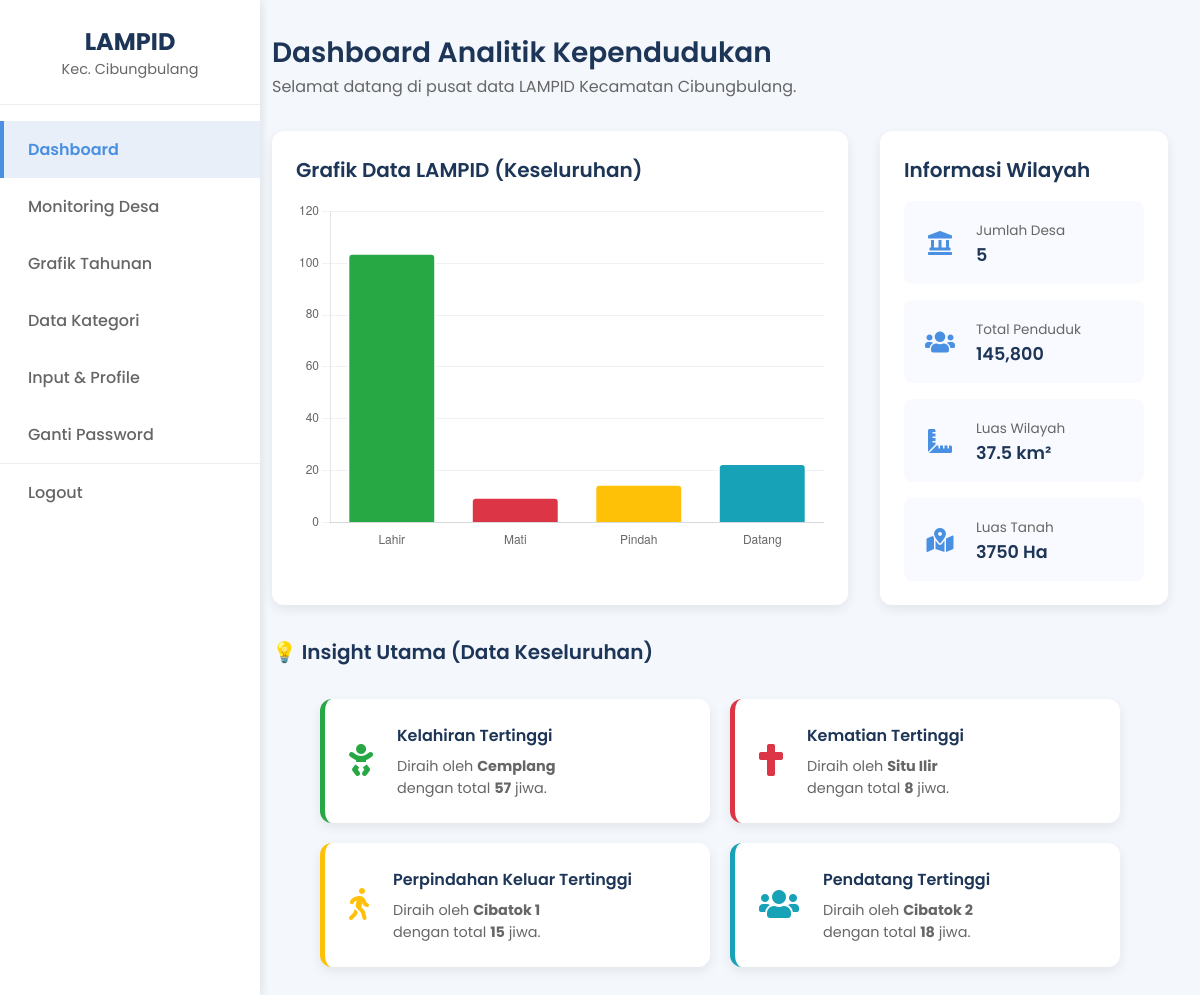
The app's page /admin/admin_kecamatan/dashboard.php (signed in) with its own data.
### tables this page shows
CREATE TABLE `info_kecamatan` (
  `id` int NOT NULL,
  `deskripsi_lampid` text,
  `tentang_kecamatan` text,
  `jumlah_penduduk` int DEFAULT '0',
  `luas_wilayah` varchar(50) DEFAULT NULL,
  `luas_tanah` varchar(50) DEFAULT NULL
);

### admin/admin_kecamatan/dashboard.php (the view, shortened to what this page needs)
<?php
include '../partials/header.php';
include '../partials/sidebar.php';
$info_q = $conn->query("SELECT * FROM info_kecamatan WHERE id = 1")->fetch_assoc();
$jumlah_desa = $conn->query("SELECT COUNT(id) as total FROM desa")->fetch_assoc()['total'];
$insights_q = $conn->query("
    WITH RankedData AS (
        SELECT
            d.nama_desa,
            dl.kategori,
            SUM(dl.jumlah) AS total_jumlah,
            ROW_NUMBER() OVER(PARTITION BY dl.kategori ORDER BY SUM(dl.jumlah) DESC) as rn
        FROM
            data_lampid dl
        JOIN
            desa d ON dl.desa_id = d.id
        GROUP BY
            dl.kategori, d.nama_desa
    )
    SELECT nama_desa, kategori, total_jumlah FROM RankedData WHERE rn = 1
");
$insights = [];
while ($row = $insights_q->fetch_assoc()) {
    $insights[$row['kategori']] = $row;
}
$chart_data_result = $conn->query("
    SELECT kategori, SUM(jumlah) as total FROM data_lampid GROUP BY kategori
");
$labels = ['Lahir', 'Mati', 'Pindah', 'Datang'];
$data_values = [0, 0, 0, 0];
while($row = $chart_data_result->fetch_assoc()) {
    $index = array_search($row['kategori'], $labels);
    if ($index !== false) {
        $data_values[$index] = $row['total'];
    }
}
$insight_cards_data = [
    'Lahir' => ['title' => 'Kelahiran Tertinggi', 'icon' => 'fas fa-baby', 'color' => '#28a745'],
    'Mati' => ['title' => 'Kematian Tertinggi', 'icon' => 'fas fa-cross', 'color' => '#dc3545'],
    'Pindah' => ['title' => 'Perpindahan Keluar Tertinggi', 'icon' => 'fas fa-walking', 'color' => '#ffc107'],
    'Datang' => ['title' => 'Pendatang Tertinggi', 'icon' => 'fas fa-users', 'color' => '#17a2b8']
];
?>
<main class="dashboard-content">
    <div class="welcome-header">
        <h1>Dashboard Analitik Kependudukan</h1>
        <p>Selamat datang di pusat data LAMPID Kecamatan Cibungbulang.</p>
    </div>
    <div class="main-grid">
        <div class="chart-wrapper">
            <h2>Grafik Data LAMPID (Keseluruhan)</h2>
            <div class="chart-container">
                <canvas id="dashboardChart"></canvas>
            </div>
        </div>
        <div class="info-wrapper">
            <h2>Informasi Wilayah</h2>
            <div class="info-cards-grid">
                <div class="info-card">
                    <i class="fas fa-landmark icon"></i>
                    <div class="info-text">
                        <span>Jumlah Desa</span>
                        <p><?php echo $jumlah_desa; ?></p>
                    </div>
                </div>
                <div class="info-card">
                    <i class="fas fa-users icon"></i>
                    <div class="info-text">
                        <span>Total Penduduk</span>
                        <p><?php echo number_format($info_q['jumlah_penduduk']); ?></p>
                    </div>
                </div>
                <div class="info-card">
                    <i class="fas fa-ruler-combined icon"></i>
                    <div class="info-text">
                        <span>Luas Wilayah</span>
                        <p><?php echo $info_q['luas_wilayah']; ?> km²</p>
                    </div>
                </div>
                <div class="info-card">
                    <i class="fas fa-map-marked-alt icon"></i>
                    <div class="info-text">
                        <span>Luas Tanah</span>
                        <p><?php echo $info_q['luas_tanah']; ?> Ha</p>
                    </div>
                </div>
            </div>
        </div>
    </div>
    <div class="insight-section">
        <h2>💡 Insight Utama (Data Keseluruhan)</h2>
        <div class="insight-grid">
            <?php foreach ($insight_cards_data as $kategori => $details): ?>
                <?php if (isset($insights[$kategori])): ?>
                <div class="insight-card" style="border-left-color: <?php echo $details['color']; ?>;">
                    <div class="insight-icon">
                        <i class="<?php echo $details['icon']; ?>" style="color: <?php echo $details['color']; ?>;"></i>
                    </div>
                    <div class="insight-content">
                        <h4><?php echo $details['title']; ?></h4>
                        <p>
                            Diraih oleh <strong><?php echo htmlspecialchars($insights[$kategori]['nama_desa']); ?></strong>
                            <br>
                            dengan total <strong><?php echo number_format($insights[$kategori]['total_jumlah']); ?></strong> jiwa.
                        </p>
                    </div>
                </div>
                <?php endif; ?>
            <?php endforeach; ?>
        </div>
    </div>
</main>
<link rel="stylesheet" href="https://cdnjs.cloudflare.com/ajax/libs/font-awesome/5.15.4/css/all.min.css">
<script>
document.addEventListener('DOMContentLoaded', function() {
    const ctx = document.getElementById('dashboardChart').getContext('2d');
    const dashboardChart = new Chart(ctx, {
        type: 'bar',
        data: {
            labels: <?php echo json_encode($labels); ?>,
            datasets: [{
                label: 'Jumlah Total',
                data: <?php echo json_encode($data_values); ?>,
                backgroundColor: ['#28a745', '#dc3545', '#ffc107', '#17a2b8'],
                borderColor: '#fff',
                borderWidth: 2,
                borderRadius: 5,
                hoverBackgroundColor: ['#218838', '#c82333', '#e0a800', '#138496']
            }]
        },
        options: {
            responsive: true,
            maintainAspectRatio: false,
            scales: {
                y: {
                    beginAtZero: true,
                    grid: { color: '#eef2f7' }
                },
                x: {
                    grid: { display: false }
                }
            },
            plugins: {
                legend: { display: false },
                tooltip: {
                    backgroundColor: '#333',
                    titleFont: { size: 14 },
                    bodyFont: { size: 12 },
                    padding: 10,
                    cornerRadius: 5
                }
            }
        }
    });
});
</script>
<?php include '../partials/footer.php'; ?>

### style.css (style rules this page uses)
:root { --bg-color: #f4f7fc; --card-bg: #ffffff; --text-primary: #1D3557; --text-secondary: #6c757d; --shadow: 0 4px 12px rgba(0, 0, 0, 0.08); --border-radius: 12px; --primary-color: #4A90E2; }
* { box-sizing: border-box; margin: 0; padding: 0; }
body { font-family: 'Poppins', sans-serif; background-color: var(--bg-color); color: var(--text-primary); }
.welcome-header { margin-bottom: 2rem; }
.welcome-header h1, .welcome-header h2 { font-weight: 600; color: var(--text-primary); font-size: 1.75rem; }
.welcome-header p { color: var(--text-secondary); }
.main-grid { display: grid; grid-template-columns: 2fr 1fr; gap: 2rem; margin-bottom: 2rem; }
.chart-wrapper, .info-wrapper { background: var(--card-bg); padding: 1.5rem; border-radius: var(--border-radius); box-shadow: var(--shadow); }
.chart-container { position: relative; height: 350px; }

### admin/admin_kecamatan/dashboard.php (style rules this page uses)
:root { --bg-color: #f4f7fc; --card-bg: #ffffff; --text-primary: #1D3557; --text-secondary: #666; --shadow: 0 4px 12px rgba(0, 0, 0, 0.08); --border-radius: 12px; }
body { font-family: 'Poppins', sans-serif; background-color: var(--bg-color); }
.dashboard-content { padding: 2rem; flex-grow: 1; margin-left: 240px; }
.welcome-header { margin-bottom: 2rem; }
.welcome-header h1 { font-weight: 600; color: var(--text-primary); }
.welcome-header p { color: var(--text-secondary); }
.main-grid { display: grid; grid-template-columns: 2fr 1fr; gap: 2rem; margin-bottom: 2rem; }
h2 { font-size: 1.25rem; font-weight: 600; margin-bottom: 1rem; color: var(--text-primary); }
.chart-wrapper, .info-wrapper, .insight-section { background: var(--card-bg); padding: 1.5rem; border-radius: var(--border-radius); box-shadow: var(--shadow); }
.chart-container { position: relative; height: 350px; }
.info-cards-grid { display: grid; grid-template-rows: repeat(4, 1fr); gap: 1rem; }
.info-card { display: flex; align-items: center; background: #f9faff; padding: 1rem; border-radius: 8px; }
.info-card .icon { font-size: 1.5rem; color: #4A90E2; margin-right: 1rem; width: 40px; text-align: center; }
.info-card .info-text span { font-size: 0.85rem; color: var(--text-secondary); }
.info-card .info-text p { font-size: 1.1rem; font-weight: 600; margin: 0; }
.insight-section { background-color: transparent; box-shadow: none; padding: 0; }
.insight-grid { display: grid; grid-template-columns: repeat(2, 1fr); gap: 20px; margin-top: 2rem; max-width: 800px; margin-left: auto; margin-right: auto; }
.insight-card { display: flex; align-items: center; background: var(--card-bg); padding: 1.5rem; border-radius: var(--border-radius); box-shadow: var(--shadow); border-left: 5px solid; transition: transform 0.2s ease, box-shadow 0.2s ease; }
.insight-icon { font-size: 2rem; margin-right: 1.5rem; }
.insight-content h4 { margin: 0 0 0.5rem 0; font-size: 1rem; font-weight: 600; color: var(--text-primary); }
.insight-content p { margin: 0; color: var(--text-secondary); font-size: 0.9rem; line-height: 1.5; }

### records on screen
info_kecamatan: jumlah_penduduk "145,800", luas_wilayah "37.5", luas_tanah "3750"

### other values on screen
$jumlah_desa "5"
$details['title'] "Kelahiran Tertinggi"
$insights[$kategori]['nama_desa'] "Cemplang"
$insights[$kategori]['total_jumlah'] "57"
$details['title'] "Kematian Tertinggi"
$insights[$kategori]['nama_desa'] "Situ Ilir"
$insights[$kategori]['total_jumlah'] "8"
$details['title'] "Perpindahan Keluar Tertinggi"
$insights[$kategori]['nama_desa'] "Cibatok 1"
$insights[$kategori]['total_jumlah'] "15"
$details['title'] "Pendatang Tertinggi"
$insights[$kategori]['nama_desa'] "Cibatok 2"
$insights[$kategori]['total_jumlah'] "18"
chart data {{ json_encode($labels) }} ["Lahir","Mati","Pindah","Datang"]
chart data {{ json_encode($data_values) }} ["104","10","15","23"]
